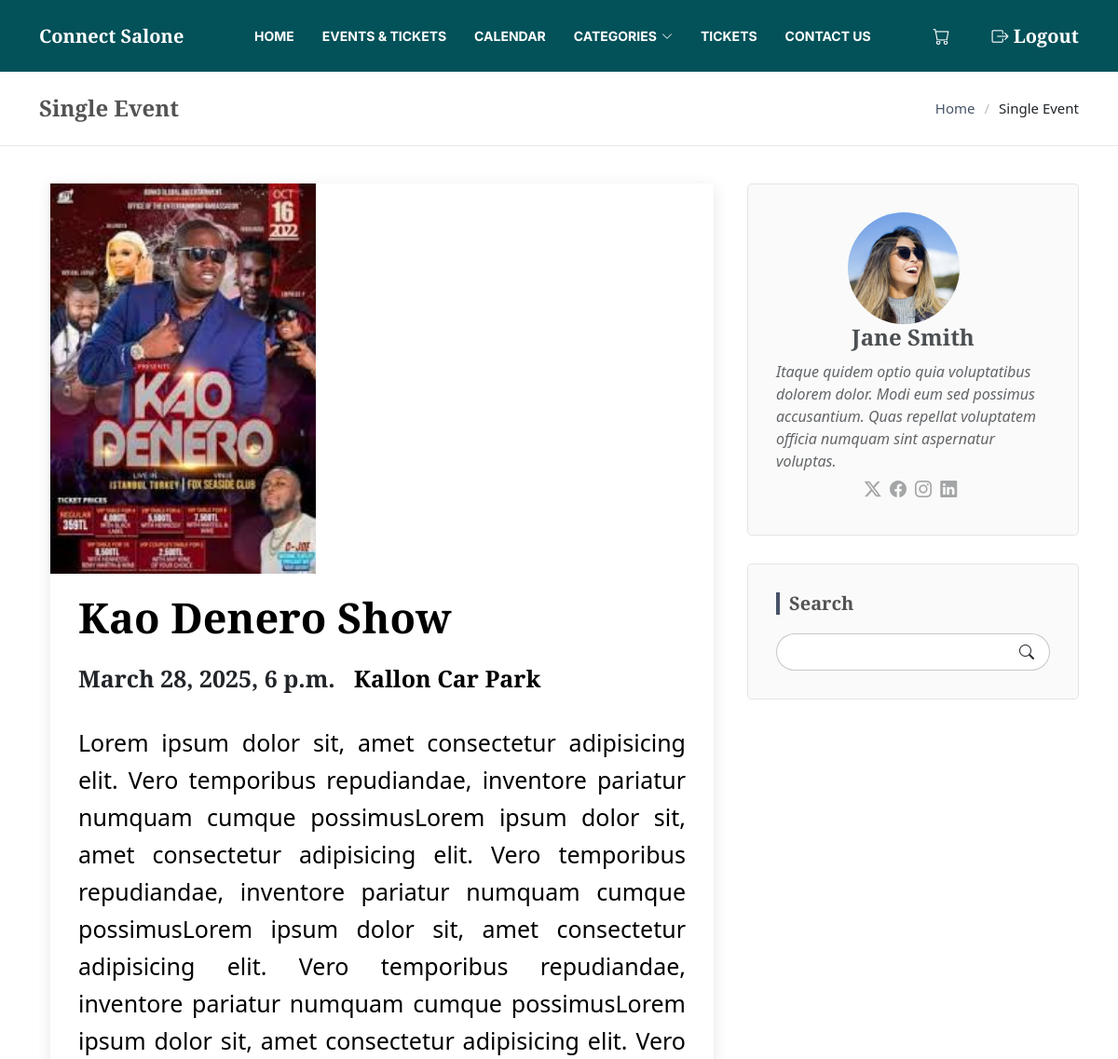
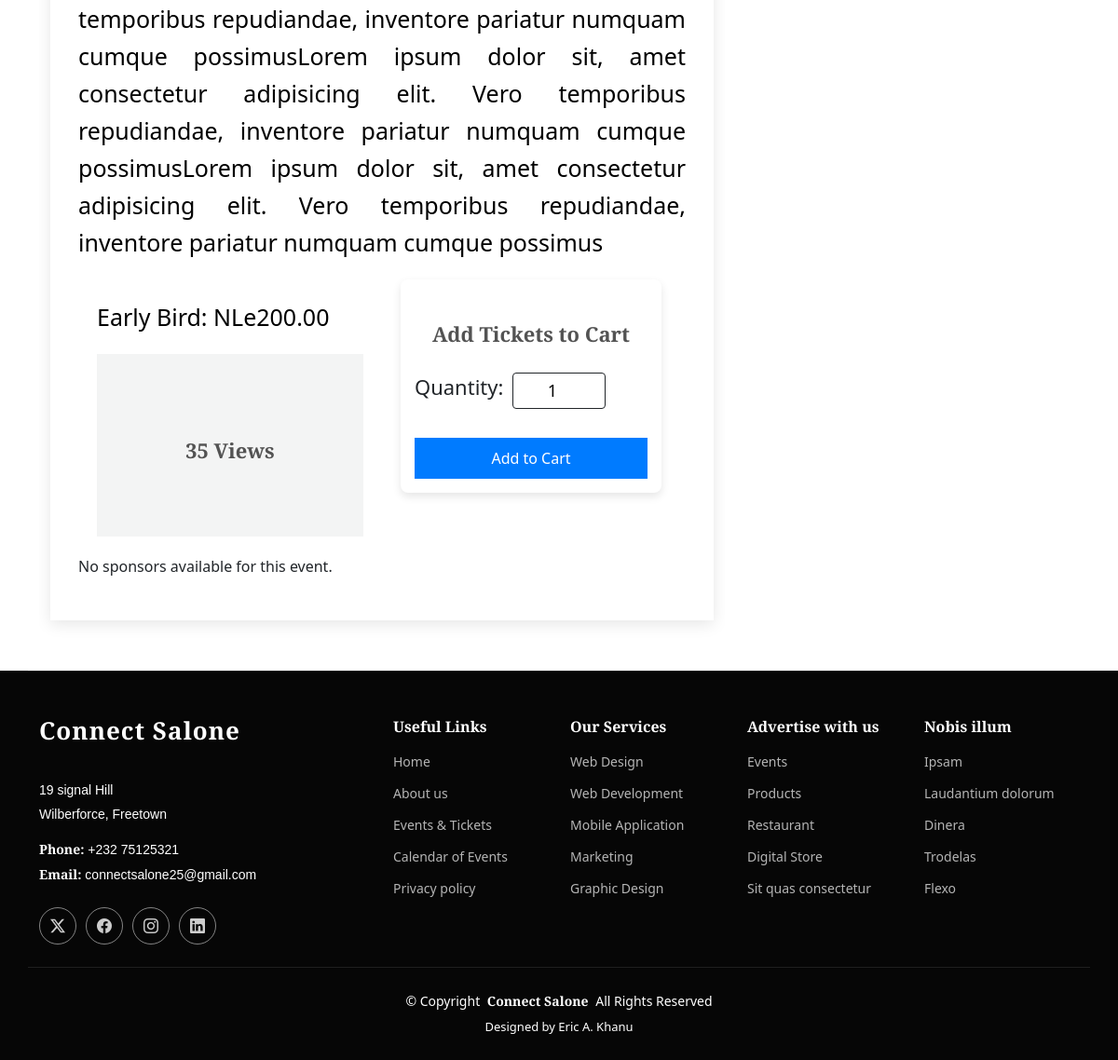
The page /single-event/1 (signed in) on the database its author committed (2 pictures, top to bottom).
### events/models.py (models this page shows, shortened)
class Event(models.Model):
    event_name = models.CharField(max_length=200)
    event_description = models.TextField()
    event_type = models.CharField(
        max_length=100,
        choices=[('concert', 'Concert'), ('conference', 'Conference'), ('sports', 'Sports'), ('theatre', 'Theatre')]
    )
    event_date = models.DateTimeField()
    event_location = models.CharField(max_length=255)
    event_status = models.CharField(
        max_length=20,
        choices=[('upcoming', 'Upcoming'), ('sold_out', 'Sold Out'), ('canceled', 'Canceled'), ('normal', 'Normal')],
        default='upcoming'
    )
    event_image = models.ImageField(upload_to='event_images/', null=True, blank=True)
    early_bird_price = models.DecimalField(max_digits=10, decimal_places=2)
    normal_price = models.DecimalField(max_digits=10, decimal_places=2)
    early_bird_end = models.DateTimeField(null=True, blank=True)
    video_url = models.URLField(max_length=500, null=True, blank=True)
    video_file = models.FileField(upload_to='event_videos/', null=True, blank=True)
    event_logo = models.ImageField(upload_to='event_logos/', null=True, blank=True)
    event_created_at = models.DateTimeField(auto_now_add=True)
    event_updated_at = models.DateTimeField(auto_now=True)
    sponsorers = models.ManyToManyField(Sponsorer, related_name="events", blank=True)
    view_count = models.PositiveIntegerField(default=0)  # Corrected
    def increment_count(self):
        Event.objects.filter(id=self.id).update(view_count=models.F('view_count') + 1)
    class Meta:
        verbose_name = 'Event'
        verbose_name_plural = 'Events'

### events/views.py (the view)
# urls.py: path('single-event/<event_id>', single_event, name='single-event'),
@login_required
def single_event(request, event_id):
    event = get_object_or_404(Event, id=event_id)
    if not request.session.session_key:
        request.session.create()
    event.increment_count()
    if not EventView.objects.filter(
        event=event,
        user=request.user if request.user.is_authenticated else None,
        session_key=request.session.session_key if not request.user.is_authenticated else None
    ).exists():
        EventView.objects.create(
            event=event,
            user=request.user if request.user.is_authenticated else None,
            session_key=request.session.session_key if not request.user.is_authenticated else None
        )
    tickets = event.event_tickets.all()
    cart_count = 0
    if request.user.is_authenticated:
        cart = Cart.objects.filter(user=request.user, is_paid=False).first()
        if cart:
            cart_count = cart.cart_count
    else:
        session_cart = request.session.get('cart', {})
        cart_count = sum(item['quantity'] for item in session_cart.values())
    sponsors = event.sponsorers.all()
    return render(request, 'events/single-event.html', {
        'event': event,
        'tickets': tickets,
        'cart_count': cart_count,
        'sponsors': sponsors,  # Pass the sponsors to the template
    })

### events/templates/events/single-event.html (shortened to what this page needs)
{% extends "events/base.html" %} {% load static %} {% block content %}
<main class="main">
  <div class="page-title">
    <div class="container d-lg-flex justify-content-between align-items-center">
      <h1 class="mb-2 mb-lg-0">Single Event</h1>
      <nav class="breadcrumbs">
        <ol>
          <li><a href="index.html">Home</a></li>
          <li class="current">Single Event</li>
        </ol>
      </nav>
    </div>
  </div>
  <div class="container">
    <div class="row">
      <div class="col-lg-8">
        <section id="blog-details" class="blog-details section">
          <div class="container">
            <article class="article">
              <div class="post-img">
                <img
                  src="{{ event.event_image.url|default_if_none:'/static/default-event.png' }}"
                  class="img-fluid"
                  alt=""
                />
              </div>
              <h2 class="event-title">{{ event.event_name }}</h2>
              <div class="date-time">
                <div class="meta-top">
                  <ul>
                    <li class="d-flex align-items-center">
                      <time datetime="2020-01-01"> {{ event.event_date}}</time>
                    </li>
                    <li class="d-flex align-items-center">
                      <a href="#"> {{event.event_location }}</a>
                    </li>
                  </ul>
                </div>
              </div>
              <div class="content description">
                <p>{{ event.event_description }}</p>
                <div class="ticket-info">
                  <div class="ticket-price">
                    {% if event.early_bird_price %}
                    <p class="early-bird">
                      Early Bird: NLe{{ event.early_bird_price }} &nbsp;
                      <blockquote>
                        <p>
                          <h3>{{ event.view_count }} Views</h3>
                        </p>
                      </blockquote>
                    </p>
                    {% else %}
                    <p class="normal-price">
                      Ticket Price: {{ event.normal_price }}
                    </p>
                    {% endif %}
                  </div>
                  <div class="ticket-purchase">
                    {% if request.user.is_authenticated %}
                    <div class="cart-card">
                      <h3>Add Tickets to Cart</h3>
                      <div class="ticket-quantity-container">
                        <label for="ticket-quantity" class="quantity-label"
                          >Quantity:</label
                        >
                        <input
                          type="number"
                          id="ticket-quantity"
                          name="quantity"
                          value="1"
                          min="1"
                          class="quantity-input"
                        />
                      </div>
                      <button
                        onclick="addToCart({{ event.id }})"
                        class="add-to-cart-button"
                      >
                        Add to Cart
                      </button>
                    </div>
                    {% endif %}
                  </div>
                </div>
              </div>
              <div class="sponsorers">
                {% if sponsors %}
                <div class="meta-bottom">
                  <h3 class="sponsor-title">Sponsors</h3>
                  <hr>
                  <div class="sponsors-row">
                    {% for sponsor in sponsors %}
                    <div class="sponsor-item">
                      <img
                        src="{{ sponsor.logo.url }}"
                        alt="{{ sponsor.name }}"
                        class="sponsor-logo"
                      />
                    </div>
                    {% endfor %}
                  </div>
                </div>
                {% else %}
                <p>No sponsors available for this event.</p>
                {% endif %}
              </div>
            </article>
          </div>
        </section>
      </div>
      <div class="col-lg-4 sidebar">
        <div class="widgets-container">
          <div class="blog-author-widget widget-item">
            <div class="d-flex flex-column align-items-center">
              <img
                src="assets/img/blog/blog-author.jpg"
                class="rounded-circle flex-shrink-0"
                alt=""
              />
              <h4>Jane Smith</h4>
              <p>
                Itaque quidem optio quia voluptatibus dolorem dolor. Modi eum
                sed possimus accusantium. Quas repellat voluptatem officia
                numquam sint aspernatur voluptas.
              </p>
              <div class="social-links">
                <a href="https://x.com/#"><i class="bi bi-twitter-x"></i></a>
                <a href="https://facebook.com/#"
                  ><i class="bi bi-facebook"></i
                ></a>
                <a href="https://instagram.com/#"
                  ><i class="biu bi-instagram"></i
                ></a>
                <a href="https://linkedin.com/#"
                  ><i class="biu bi-linkedin"></i
                ></a>
              </div>
            </div>
          </div>
          <div class="search-widget widget-item">
            <h3 class="widget-title">Search</h3>
            <form action="">
              <input type="text" />
              <button type="submit" title="Search">
                <i class="bi bi-search"></i>
              </button>
            </form>
          </div>
        </div>
      </div>
    </div>
  </div>
</main>
{% endblock %}

### events/templates/events/single-event.html (style rules this page uses)
.ticket-info { display: flex; justify-content: space-between; margin-top: 20px; }
.ticket-price, .ticket-purchase { flex: 1; padding: 0 20px; }
img.img-fluid { width: 40%; max-width: 40%; height: auto; object-fit: cover; }
.ticket-quantity-container { display: flex; align-items: center; margin-top: 10px; }
.quantity-label { font-size: 22px; margin-right: 10px; font-weight: 500; }
.quantity-input { font-size: 18px; width: 60px; padding: 5px; text-align: center; }
.add-to-cart-button { display: block; width: 100%; padding: 10px; margin-top: 20px; background-color: #007bff; color: white; border: none; font-size: 16px; cursor: pointer; }
.event-title { font-size: 32px; font-weight: bold; margin-bottom: 20px; font-size: 45px; color: black; }
.date-time .meta-top ul li { font-size: 25px; margin-bottom: 10px; font-weight: 700; }
.date-time .meta-top ul li a { color: black; margin-left: 20px; }
.description p { font-size: 25px; line-height: 1.6; margin-top: 20px; text-align: justify; color: black; }

### rows shown on the page
Event: event_image (picture), event_name "Kao Denero Show", event_date "March 28, 2025, 6 p.m.", event_location "Kallon Car Park", event_description "Lorem ipsum dolor sit, amet consectetur adipisicing elit. Vero temporibus repudiandae, inventore pariatur numquam cumque possimusLorem ipsum dolor sit, amet consectetur adipisicing elit. Vero temporibus repudiandae, inventore pariatur numquam cumque possimusLorem ipsum dolor sit, amet consectetur adipisicing elit. Vero temporibus repudiandae, inventore pariatur numquam cumque possimusLorem ipsum dolor sit, amet consectetur adipisicing elit. Vero temporibus repudiandae, inventore pariatur numquam cumque possimusLorem ipsum dolor sit, amet consectetur adipisicing elit. Vero temporibus repudiandae, inventore pariatur numquam cumque possimusLorem ipsum dolor sit, amet consectetur adipisicing…", early_bird_price "200.00", view_count "35"
